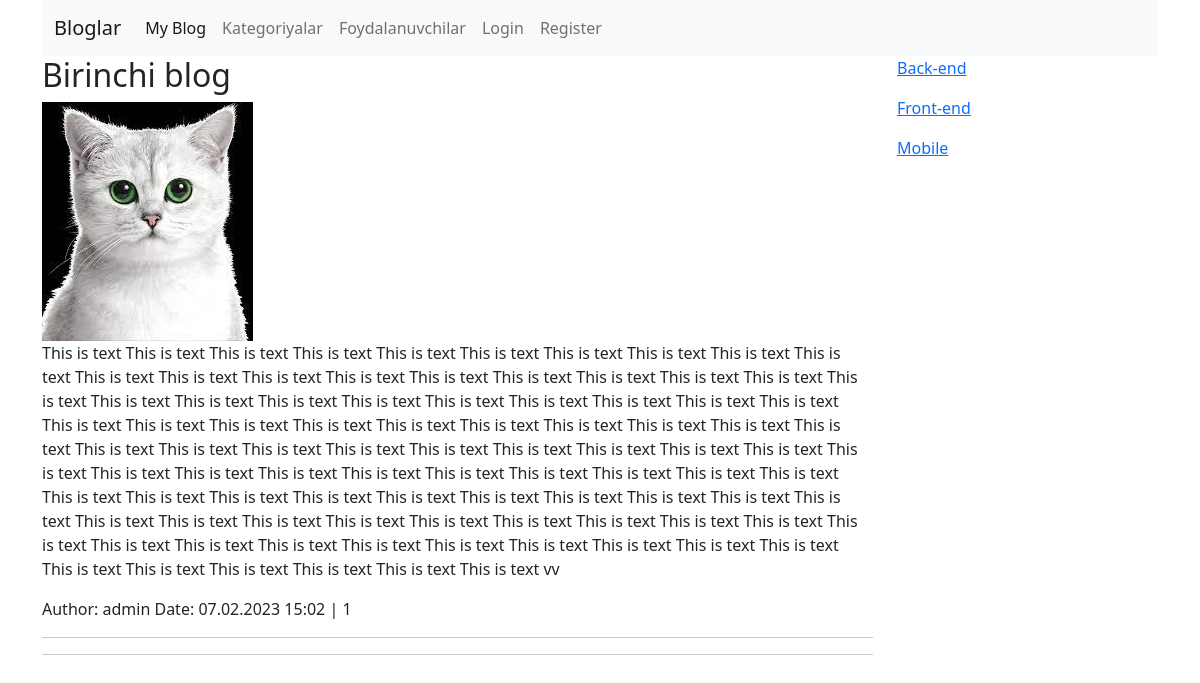
The app's page /blog/birinchi-blog with its own data.
### app/models.py (models this page shows, shortened)
class Blog(models.Model):
    title = models.CharField(max_length=200, verbose_name="Sarlavha")
    slug = models.SlugField(max_length=200, unique=True, blank=True, null=True)
    image = models.ImageField(upload_to='blog/')
    text = models.TextField()
    created = models.DateTimeField(auto_now_add=True)
    updated = models.DateTimeField(auto_now=True)
    author = models.ForeignKey(User, on_delete=models.CASCADE, related_name='my_blogs')
    category = models.ForeignKey(Category, on_delete=models.SET_NULL, null=True, related_name='blog')
    tags = models.ManyToManyField(Tag)
    view = models.IntegerField(default=0)
    is_published = models.BooleanField(default=False)
    class Meta:
        verbose_name = 'Blog'
        verbose_name_plural = 'Bloglar'
        ordering = ('-created', )
    def save(self, *args, **kwargs):
        self.slug = slugify(self.title)
        super(Blog, self).save(*args, **kwargs)

class Base(models.Model):
    name = models.CharField(max_length=100, unique=True)
    slug = models.SlugField(max_length=100, unique=True, blank=True, null=True)
    class Meta:
        abstract = True

class Category(Base):
    image = models.ImageField(upload_to='category/', blank=True, null=True)
    text = models.TextField(null=True, blank=True)
    class Meta:
        verbose_name = 'Kategoriya'
        verbose_name_plural = 'Kategoriyalar'

### app/views.py (the view)
# urls.py: path('blog/<slug:slug>', blog_detail, name='blog_detail'),
def blog_detail(request, slug):
    blog = get_object_or_404(Blog, slug=slug)
    if request.method == 'POST':
        form = CommentForm(request.POST)
        if form.is_valid():
            comment = form.save(commit=False)
            comment.blog = blog
            comment.user = request.user
            comment.save()
            return redirect('app:blog_detail', blog.slug)
    else:
        form = CommentForm()
    blog.view += 1
    blog.save()
    context = {
        "blog": blog,
        "form": form,
    }
    return render(request, 'app/blog_detail.html', context)

### app/context_processors.py (called while the page is built)
def category_list(request):
    categories = Category.objects.all()
    return {'categories': categories}

### templates/app/blog_detail.html (shortened to what this page needs)
{% extends 'base.html' %}
{% block content %}
    <h2>{{ blog.title }}</h2>
    <img src="{{ blog.image.url }}">
    <p>{{ blog.text }}</p>
    <p>Author: {{ blog.author.username }} Date: {{ blog.created|date:"d.m.Y H:m" }} | {{ blog.view }}</p>
    <hr>
    <hr>
{% endblock %}

### templates/saidbar.html
{% for category in categories %}
    <p><a href="{% url 'app:blog_category' category.slug %}">{{ category.name }}</a></p>
{% endfor %}

### records on screen
Blog: title "Birinchi blog", image (picture), text "This is text This is text This is text This is text This is text This is text This is text This is text This is text This is text This is text This is text This is text This is text This is text This is text This is text This is text This is text This is text This is text This is text This is text This is text This is text This is text This is text This is text This is text This is text This is text This is text This is text This is text This is text This is text This is text This is text This is text This is text This is text This is text This is text This is text This is text This is text This is text This is text This is text This is text This is text This is text This is text This is…", author.username "admin", created "07.02.2023 15:02", view "1"
Category: name "Back-end"
Category: name "Front-end"
Category: name "Mobile"
